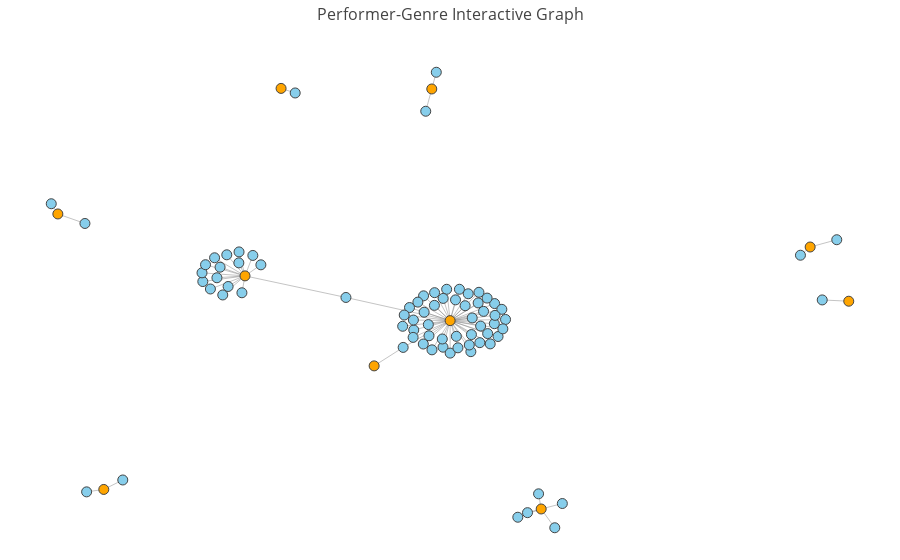

Write notebook code for a chart like this one.
### Code cell
import plotly.graph_objects as go

# Get positions for nodes
pos = nx.spring_layout(G)

# Prepare node traces for Plotly
node_x = []
node_y = []
node_labels = []
node_hover = []
node_colors = []

for node in G.nodes():
    x, y = pos[node]
    node_x.append(x)
    node_y.append(y)
    
    # Use the node name as label if 'label' doesn't exist
    node_labels.append(G.nodes[node].get('label', node))
    node_hover.append(G.nodes[node].get('hover', f"Node: {node}"))
    
    # Determine node color based on its type
    node_colors.append('skyblue' if G.nodes[node].get('type') == 'artist' else 'orange')

node_trace = go.Scatter(
    x=node_x,
    y=node_y,
    mode='markers',
    marker=dict(
        size=10,
        color=node_colors,
        line_width=1
    ),
    text=node_labels,
    hovertext=node_hover,
    hoverinfo="text"
)

# Prepare edge traces for Plotly
edge_x = []
edge_y = []

for edge in G.edges():
    x0, y0 = pos[edge[0]]
    x1, y1 = pos[edge[1]]
    edge_x.append(x0)
    edge_x.append(x1)
    edge_x.append(None)
    edge_y.append(y0)
    edge_y.append(y1)
    edge_y.append(None)

edge_trace = go.Scatter(
    x=edge_x,
    y=edge_y,
    line=dict(width=0.5, color="#888"),
    hoverinfo="none",
    mode="lines"
)

# Create the Plotly figure
fig = go.Figure(data=[edge_trace, node_trace],
                layout=go.Layout(
                    title="Performer-Genre Interactive Graph",
                    titlefont_size=16,
                    showlegend=False,
                    hovermode="closest",
                    margin=dict(b=0, l=0, r=0, t=40),
                    xaxis=dict(showgrid=False, zeroline=False),
                    yaxis=dict(showgrid=False, zeroline=False)
                ))

# Show the interactive graph
fig.show()

### Figure 1 — Plotly figure (JSON) as saved in the notebook; plotly's stock layout.template omitted (floating-point values rounded to 4 significant figures; data arrays with more than 128 entries replaced by an {"elided": "..."} marker saying what was removed)
{"data": [{"hoverinfo": "none", "line": {"color": "#888", "width": 0.5}, "mode": "lines", "type": "scatter", "x": {"elided": "237 float values"}, "y": {"elided": "237 float values"}}, {"hoverinfo": "text", "hovertext": ["Node: Paul McCartney", "Node: Rock/Pop", "Node: Imagine Dragons", "Node: Elyanna", "Node: Martín", "Node: Kadec Santa Ana", "Node: Other", "Node: Lucha Libre Mexicana", "Node: Wrestling", "Node: J. Bernardt", "Node: Griff", "Node: Matinee Gold", "Node: Rebeka Brown", "Node: Taito Tikaro", "Node: Andre Vicenzzo", "Node: Lydia Sanz", "Node: Flavio Zarza", "Node: Iordee", "Node: J Louis", "Node: John Williams", "Node: Classical/Vocal", "Node: ROLE MODEL", "Node: Alternative Rock", "Node: Andrés Koi", "Node: Rod Stewart", "Node: Jay Wheeler", "Node: Black Eyed Peas", "Node: Christmas by Starlite", "Node: Taburete", "Node: Maria Becerra", "Node: Paula Cendejas", "Node: Milo J", "Node: Spencer Sutherland", "Node: Katherine Ryan", "Node: Comedy", "Node: Polo & Pan", "Node: Dance/Electronic", "Node: Slimane", "Node: Omar Rudberg", "Node: Franz Ferdinand", "Node: Kikuo", "Node: Matt Hansen", "Node: Hip-Hop/Rap", "Node: Rels B", "Node: almost monday", "Node: Lawrence", "Node: Alec Benjamin", "Node: Alan Walker", "Node: aespa", "Node: Anastacia", "Node: Nemo", "Node: Cirque du Soleil : Corteo", "Node: Family", "Node: Cirque du Soleil", "Node: Gavin James", "Node: FINAL FANTASY VII REBIRTH Orchestra World Tour", "Node: Morad", "Node: Baby Lasagna", "Node: Hard Rock", "Node: Lenny Kravitz", "Node: Queen Extravaganza", "Node: Diego Torres", "Node: Luka Sulic", "Node: Inhaler", "Node: Twenty One Pilots", "Node: WARHAUS", "Node: The Lumineers", "Node: GHOST", "Node: Morgan Jay", "Node: Only the Poets", "Node: AURORA", "Node: Tate McRae", "Node: Pixies", "Node: Dua Lipa", "Node: La Femme", "Node: Ed Sheeran", "Node: Erreway", "Node: Billie Eilish", "Node: Ado", "Node: Maya Hawke", "Node: Weezer", "Node: Alanis Morissette", "Node: Stray Kids", "Node: Lionel Richie", "Node: Duki", "Node: Jamiroquai", "Node: OneRepublic"], "marker": {"color": ["skyblue", "orange", "skyblue", "skyblue", "skyblue", "skyblue", "orange", "skyblue", "orange", "skyblue", "skyblue", "skyblue", "skyblue", "skyblue", "skyblue", "skyblue", "skyblue", "skyblue", "skyblue", "skyblue", "orange", "skyblue", "orange", "skyblue", "skyblue", "skyblue", "skyblue", "skyblue", "skyblue", "skyblue", "skyblue", "skyblue", "skyblue", "skyblue", "orange", "skyblue", "orange", "skyblue", "skyblue", "skyblue", "skyblue", "skyblue", "orange", "skyblue", "skyblue", "skyblue", "skyblue", "skyblue", "skyblue", "skyblue", "skyblue", "skyblue", "orange", "skyblue", "skyblue", "skyblue", "skyblue", "skyblue", "orange", "skyblue", "skyblue", "skyblue", "skyblue", "skyblue", "skyblue", "skyblue", "skyblue", "skyblue", "skyblue", "skyblue", "skyblue", "skyblue", "skyblue", "skyblue", "skyblue", "skyblue", "skyblue", "skyblue", "skyblue", "skyblue", "skyblue", "skyblue", "skyblue", "skyblue", "skyblue", "skyblue", "skyblue"], "line": {"width": 1}, "size": 10}, "mode": "markers", "text": ["Paul McCartney", "Rock/Pop", "Imagine Dragons", "Elyanna", "Martín", "Kadec Santa Ana", "Other", "Lucha Libre Mexicana", "Wrestling", "J. Bernardt", "Griff", "Matinee Gold", "Rebeka Brown", "Taito Tikaro", "Andre Vicenzzo", "Lydia Sanz", "Flavio Zarza", "Iordee", "J Louis", "John Williams", "Classical/Vocal", "ROLE MODEL", "Alternative Rock", "Andrés Koi", "Rod Stewart", "Jay Wheeler", "Black Eyed Peas", "Christmas by Starlite", "Taburete", "Maria Becerra", "Paula Cendejas", "Milo J", "Spencer Sutherland", "Katherine Ryan", "Comedy", "Polo & Pan", "Dance/Electronic", "Slimane", "Omar Rudberg", "Franz Ferdinand", "Kikuo", "Matt Hansen", "Hip-Hop/Rap", "Rels B", "almost monday", "Lawrence", "Alec Benjamin", "Alan Walker", "aespa", "Anastacia", "Nemo", "Cirque du Soleil : Corteo", "Family", "Cirque du Soleil", "Gavin James", "FINAL FANTASY VII REBIRTH Orchestra World Tour", "Morad", "Baby Lasagna", "Hard Rock", "Lenny Kravitz", "Queen Extravaganza", "Diego Torres", "Luka Sulic", "Inhaler", "Twenty One Pilots", "WARHAUS", "The Lumineers", "GHOST", "Morgan Jay", "Only the Poets", "AURORA", "Tate McRae", "Pixies", "Dua Lipa", "La Femme", "Ed Sheeran", "Erreway", "Billie Eilish", "Ado", "Maya Hawke", "Weezer", "Alanis Morissette", "Stray Kids", "Lionel Richie", "Duki", "Jamiroquai", "OneRepublic"], "type": "scatter", "x": [0.05496, 0.09611, 0.1615, 0.04669, 0.2048, -0.4103, -0.369, -0.2552, -0.2872, 0.1301, 0.197, -0.438, -0.4195, -0.4647, -0.4327, -0.4073, -0.4475, -0.3512, -0.3825, -0.7282, -0.6892, 0.3506, 0.3026, 0.2218, 0.06086, 0.1964, -0.376, -0.383, -0.4255, 0.08, -0.01039, 0.01364, 0.01218, 0.04082, 0.05451, 0.9728, 0.9125, 0.09619, -0.4665, 0.1172, 0.03587, 0.1596, -0.07619, 0.07837, 0.2716, 0.1812, 0.1719, 0.8905, 0.1431, 0.02298, 0.1461, -0.7319, -0.7934, -0.8084, 0.03715, -0.333, 0.01284, 0.9399, 1.0, 0.08827, 0.1799, 0.1396, -0.6462, 0.003987, -0.1401, 0.2134, 0.2967, 0.08035, 0.06476, -0.4585, 0.03528, 0.1444, 0.0605, -0.0115, 0.2496, 0.2157, 0.187, 0.1083, 0.1635, 0.3334, 0.1138, 0.1978, 0.1371, -0.007989, 0.1102, 0.1653, 0.04818], "y": [-0.144, -0.03489, 0.07082, -0.04972, -0.09427, 0.2108, 0.1321, 0.815, 0.8319, 0.02075, 0.02876, 0.1997, 0.06089, 0.1109, 0.1251, 0.09248, 0.08317, 0.2084, 0.2216, -0.6741, -0.6651, -0.7176, -0.738, -0.03055, 0.06946, -0.04643, 0.06909, 0.1806, 0.1646, -0.134, -0.1349, -0.06999, -0.09747, 0.7467, 0.8298, 0.2671, 0.2399, -0.1562, 0.1435, 0.08218, 0.05763, 0.03118, -0.2039, -0.1035, -0.7518, -0.08335, -0.0003372, 0.2093, -0.1508, 0.0342, -0.02493, 0.3278, 0.3633, 0.4014, -0.003438, 0.1734, -0.03273, 0.04234, 0.03754, 0.0821, 0.04922, -0.1259, -0.6298, 0.01403, 0.05158, 0.007232, -0.6815, 0.04805, 0.8923, 0.1738, -0.1222, -0.087, 0.02209, -0.05598, -0.7689, -0.0656, -0.1217, 0.0426, -0.1172, -0.8081, -0.1364, -0.01528, 0.06529, -0.01404, -0.09353, -0.05523, -0.09149]}], "layout": {"hovermode": "closest", "margin": {"b": 0, "l": 0, "r": 0, "t": 40}, "showlegend": false, "title": {"font": {"size": 16}, "text": "Performer-Genre Interactive Graph"}, "xaxis": {"showgrid": false, "zeroline": false}, "yaxis": {"showgrid": false, "zeroline": false}}}
